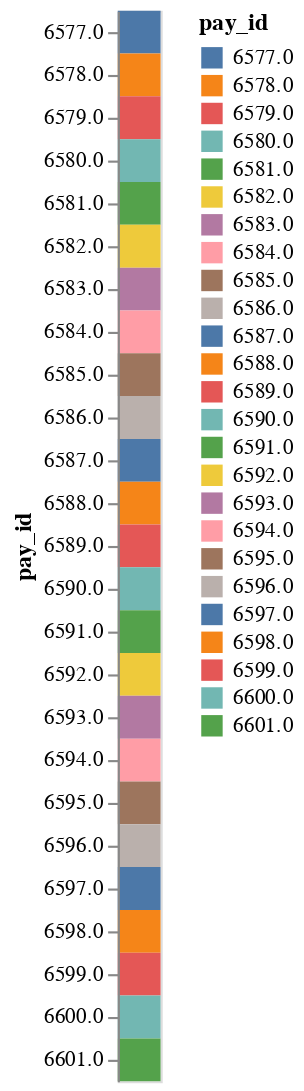

Notebook cell for this chart:
### Code cell
make_selector

### Figure 1 — Vega-Lite specification as saved in the notebook (floating-point values rounded to 4 significant figures)
{"config": {"view": {"continuousWidth": 400, "continuousHeight": 300}}, "data": {"name": "data-a4ef718e92cab0f1a2523c5fe3d45b42"}, "mark": "rect", "encoding": {"color": {"condition": {"field": "pay_id", "type": "nominal", "selection": "selector003"}, "value": "lightgray"}, "y": {"field": "pay_id", "type": "nominal"}}, "selection": {"selector003": {"type": "multi", "fields": ["pay_id"]}}, "$schema": "https://vega.github.io/schema/vega-lite/v4.17.0.json", "datasets": {"data-a4ef718e92cab0f1a2523c5fe3d45b42": [{"pay_id": "6577.0"}, {"pay_id": "6578.0"}, {"pay_id": "6579.0"}, {"pay_id": "6580.0"}, {"pay_id": "6581.0"}, {"pay_id": "6582.0"}, {"pay_id": "6583.0"}, {"pay_id": "6584.0"}, {"pay_id": "6585.0"}, {"pay_id": "6586.0"}, {"pay_id": "6587.0"}, {"pay_id": "6588.0"}, {"pay_id": "6589.0"}, {"pay_id": "6590.0"}, {"pay_id": "6591.0"}, {"pay_id": "6592.0"}, {"pay_id": "6593.0"}, {"pay_id": "6594.0"}, {"pay_id": "6595.0"}, {"pay_id": "6596.0"}, {"pay_id": "6597.0"}, {"pay_id": "6598.0"}, {"pay_id": "6599.0"}, {"pay_id": "6600.0"}, {"pay_id": "6601.0"}]}}
